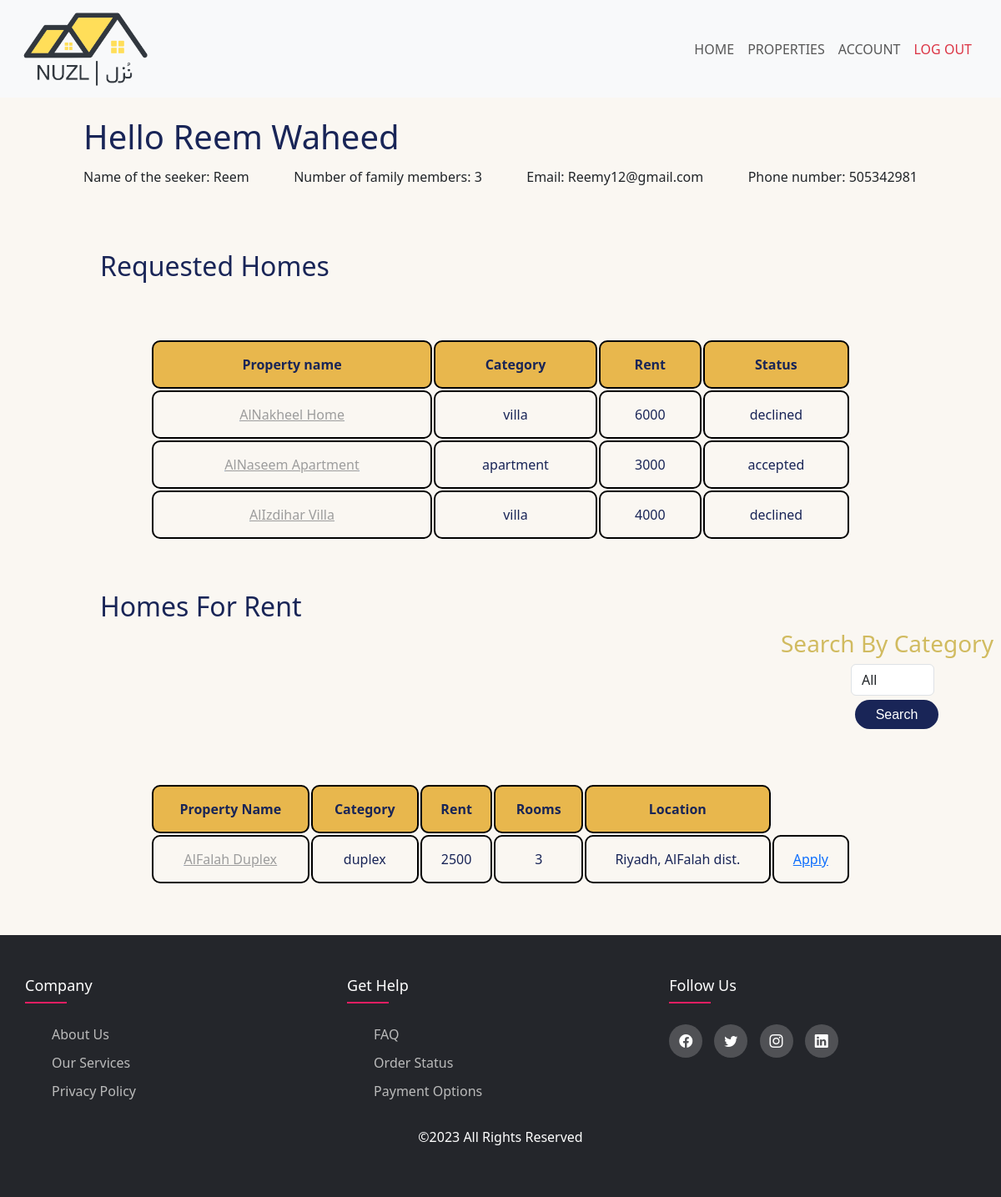
/homeseeker.php (signed in), run on the app's committed database.
### tables this page shows
CREATE TABLE `homeseeker` (
  `id` int(10) UNSIGNED NOT NULL,
  `first_name` varchar(50) NOT NULL,
  `last_name` varchar(50) NOT NULL,
  `age` tinyint(3) NOT NULL,
  `family_members` tinyint(3) NOT NULL,
  `income` decimal(10,0) NOT NULL,
  `job` varchar(100) NOT NULL,
  `phone_number` int(20) NOT NULL,
  `email_address` varchar(100) NOT NULL,
  `password` varchar(255) NOT NULL
);

CREATE TABLE `property` (
  `id` int(10) UNSIGNED NOT NULL,
  `homeowner_id` int(11) UNSIGNED NOT NULL,
  `property_category_id` int(11) UNSIGNED NOT NULL,
  `name` varchar(50) NOT NULL,
  `rooms` tinyint(2) NOT NULL,
  `rent_cost` decimal(10,0) NOT NULL,
  `location` varchar(150) NOT NULL,
  `max_tanants` tinyint(2) NOT NULL,
  `description` text NOT NULL
);

CREATE TABLE `propertycategory` (
  `id` int(10) UNSIGNED NOT NULL,
  `category` varchar(20) NOT NULL
);

CREATE TABLE `applicationstatus` (
  `id` int(10) UNSIGNED NOT NULL,
  `status` enum('under consideration','declined','accepted') NOT NULL
);

### homeseeker.php (the view, shortened to what this page needs)
<?php
        $con= mysqli_connect('localhost','root','root','nuzl');
?>
<!DOCTYPE html>
<html>
<head>
    <link rel="stylesheet" href="https://cdn.jsdelivr.net/npm/bootstrap-icons@1.10.3/font/bootstrap-icons.css">
    <link rel="stylesheet" href="https://cdn.jsdelivr.net/npm/bootstrap@5.3.0-alpha2/dist/css/bootstrap.min.css">
    <link rel="stylesheet" href="base.css">
    <link rel="stylesheet" href="HS.css">
</head>
<body>
    <nav class="navbar navbar-expand-lg bg-body-tertiary fixed-top">
        <div class="container">
            <a class="navbar-brand" href="#"><img id="logo" src="Images/Nuzl Logo.png" alt="Nuzl logo" width="150"
                    height="90" class="d-inline-block align-text-top"></a>
            <div class="collapse navbar-collapse" id="navbarSupportedContent">
                <ul class="navbar-nav ms-auto mb-2 mb-lg-0">
                    <li class="nav-item">
                        <a class="nav-link" href="#">Home</a>
                    </li>
                    <li class="nav-item">
                        <a class="nav-link" href="#">Properties</a>
                    </li>
                    <li class="nav-item">
                        <a class="nav-link" href="#">Account</a>
                    </li>
                    <li class="nav-item ">
                        <a class="nav-link link-danger" href="logout.php">Log Out</a>
                    </li>
                </ul>
            </div>
        </div>
    </nav>
        <?php
        $ID_HS=$_SESSION['userID'];
        $q="select * from homeseeker where id='$ID_HS' " ;
        $result= mysqli_query($con, $q);
         $row1= mysqli_fetch_assoc($result);
        if ($row1!=null ) {
           ?>
                <div id="head">
                    <h1 id="h1_ho"> Hello  <?php echo $row1['first_name'] ." " . $row1['last_name'] ; ?></h1></div>
    <div id="info">
        <p id="p1"> Name of the seeker: <?php echo $row1 ['first_name']; ?> </p>
        <p id="p4"> Number of family members:  <?php echo $row1 ['family_members']; ?> </p>
        <p id="p2"> Email:  <?php  echo $row1 ['email_address']; ?> </p>
        <p id="p3"> Phone number:  <?php echo $row1 ['phone_number']; ?> </p>
    </div>
          <?php
        }
      else{
           echo "you are not availbile to be a home seeker !";
      }
        ?>
  <main>
        <h2> Requested Homes</h2>
                        <?php
     $recors ="select p.name,c.category,p.rent_cost,s.status from rentalapplication r, property p ,propertycategory c,applicationstatus s where r.property_id=p.id and r.application_status_id=s.id and  p.property_category_id=c.id and r.home_seeker_id= '$ID_HS' ";
      $result2= mysqli_query($con, $recors);
                ?>
        <table id="RH">
            <thead>
                <tr>
                    <th> Property name </th>
                    <th> Category </th>
                    <th> Rent </th>
                    <th> Status </th>
                </tr>
            </thead>
            <tbody>
                       <?php
                $property = array();
           while (  $row2 =  mysqli_fetch_assoc($result2)  )
            {
            $property[] = $row2;
            }
            if (!empty($property)){
                foreach ($property as $pro){
                    $name_pro=$pro['name'];
                    $id_pro="select * from property where name= '$name_pro' ";
                    $re= mysqli_query($con, $id_pro);
                    $r =  mysqli_fetch_assoc($re);
      ?>
                <tr>
                    <td class="p"> <a href="propertyDetails.php?property_id=<?php echo $r['id']?>" > <p class="property">  <?php  echo $name_pro; ?> </p> </a> </td>
                        <td>
                            <?php echo $pro['category']; ?>
                        </td>
                    <td class="r"> <?php echo $pro['rent_cost']; ?> </td>
                    <td> <?php echo $pro['status']; ?> </td>
                </tr>
            <?php }}?>
            </tbody>
        </table>
        <br> <br>
        <h2> Homes For Rent </h2>
        <h3>Search By Category</h3>
       <div class="filter">
           <form method='post'>
            <select id="mylist"  name='search' class='form-control' >
                 <option  value="All">All </option>
            </select>
               <button type='submit' style="color: white">Search </button>
           </form>
       </div>
        <table id="myTable">
            <thead>
                <tr>
                    <th> Property Name </th>
                    <th> Category </th>
                    <th> Rent </th>
                    <th> Rooms </th>
                    <th> Location </th>
                </tr>
            </thead>
            <tbody>
     <?php
      if($_SERVER['REQUEST_METHOD'] == "POST") {
                        $category=$_POST['search'];
     if($category!='All' ){
          $qeury="select p.name,c.category ,p.rent_cost,p.rooms,p.location from property p , rentalapplication r , propertycategory c where p.property_category_id=c.id && c.category='$category'&&p.id not in (select r.property_id from rentalapplication r,property p where r.property_id=p.id) group by p.name,c.category ,p.rent_cost,p.rooms,p.location;";
         $f_r= mysqli_query($con, $qeury);
        while( $rrow=  mysqli_fetch_assoc($f_r) ) {
          $property_not_rent[]=$rrow;
        }
         if(!empty($property_not_rent)) {
                foreach ( $property_not_rent as $prop){
                    $name_prop=$prop['name'];
                    $c_prop=$prop['category'];
                    $rent_prop=$prop['rent_cost'];
                    $rooms_prop=$prop['rooms'];
                    $loc_prop=$prop['location'];
                    $ip="select * from property where name= '$name_prop' ";
                    $rer= mysqli_query($con, $ip);
                    $rr = mysqli_fetch_assoc($rer);
                    $id_prop=$rr['id'];
                    $count=1000;
                    $id_rent=$count++;
      ?>
                <tr>
                    <td> <a href="propertyDetails.php?property_id=<?php echo $id_prop ?>"> <p class="property">   <?php echo $name_prop; ?>      </p>     </a></td>
                    <td> <?php echo  $c_prop;?></td>
                    <td> <?php echo  $rent_prop;?> </td>
                    <td> <?php echo $rooms_prop ;?> </td>
                    <td> <?php echo $loc_prop ;?></td>
                   <td>
                      <a href="apply.php?id1=<?php $id_rent; ?>&id2=<?php echo $id_prop?>&id3=<?php echo $ID_HS?>" >Apply</a>
                  </td>
                </tr>
     <?php }} ?>
        </tbody>
        </table>
      <?php }
      else{
       $property_not_rent=array();
          $qeury="select p.name,c.category ,p.rent_cost,p.rooms,p.location from property p , rentalapplication r , propertycategory c where p.property_category_id=c.id and p.id not in (select r.property_id from rentalapplication r,property p where r.property_id=p.id) group by p.name,c.category ,p.rent_cost,p.rooms,p.location;";
         $f_r= mysqli_query($con, $qeury);
        while( $rrow=  mysqli_fetch_assoc($f_r) ) {
          $property_not_rent[]=$rrow;
        }
         if(!empty($property_not_rent)) {
                foreach ( $property_not_rent as $prop){
                    $name_prop=$prop['name'];
                   $c_prop=$prop['category'];
                    $rent_prop=$prop['rent_cost'];
                    $rooms_prop=$prop['rooms'];
                    $loc_prop=$prop['location'];
                    $ip="select * from property where name= '$name_prop' ";
                    $rer= mysqli_query($con, $ip);
                $rr =  mysqli_fetch_assoc($rer);
                    $id_prop=$rr['id'];
                $id_rent=$count++;
      ?>
                <tr>
                    <td> <a href="propertyDetails.php?property_id=<?php echo $id_prop ?>"> <p class="property">   <?php echo $name_prop; ?>      </p>     </a></td>
                            <td> <?php echo  $c_prop;?></td>
                    <td> <?php echo  $rent_prop;?> </td>
                    <td> <?php echo $rooms_prop ;?> </td>
                    <td> <?php echo $loc_prop ;?></td>
                      <td>
                      <a href="apply.php?id1=<?php $id_rent; ?>&id2=<?php echo $id_prop?>&id3=<?php echo $ID_HS?>" >Apply</a>
                  </td>
                </tr>
         <?php }} ?>
        </tbody>
        </table>
         <?php
      }}
     else {
       $property_not_rent=array();
          $qeury="select p.name,c.category ,p.rent_cost,p.rooms,p.location from property p , rentalapplication r , propertycategory c where p.property_category_id=c.id and p.id not in (select r.property_id from rentalapplication r,property p where r.property_id=p.id) group by p.name,c.category ,p.rent_cost,p.rooms,p.location;";
         $f_r= mysqli_query($con, $qeury);
        while( $rrow=  mysqli_fetch_assoc($f_r) ) {
          $property_not_rent[]=$rrow;
        }
         if(!empty($property_not_rent)) {
                foreach ( $property_not_rent as $prop){
                    $name_prop=$prop['name'];
                   $c_prop=$prop['category'];
                    $rent_prop=$prop['rent_cost'];
                    $rooms_prop=$prop['rooms'];
                    $loc_prop=$prop['location'];
                    $ip="select * from property where name= '$name_prop' ";
                    $rer= mysqli_query($con, $ip);
                $rr =  mysqli_fetch_assoc($rer);
                $id_prop=$rr['id'];
      ?>
                <tr>
                    <td> <a href="propertyDetails.php?property_id=<?php echo $id_prop ?>" > <p class="property">   <?php echo $name_prop; ?>      </p>     </a></td>
                    <td> <?php echo  $c_prop;?></td>
                    <td> <?php echo  $rent_prop;?> </td>
                    <td> <?php echo $rooms_prop ;?> </td>
                    <td> <?php echo $loc_prop ;?></td>
                  <td>
                      <a href="apply.php?id1=<?php $id_rent; ?>&id2=<?php echo $id_prop?>&id3=<?php echo $ID_HS?>" >Apply</a>
                  </td>
                </tr>
         <?php
         }} ?>
        </tbody>
        </table>
      <?php }
      ?>
    </main>
    <footer class="footer">
        <div class="container">
            <div class="row">
                <div class="footer-col">
                    <h4>company</h4>
                    <ul>
                        <li><a href="#">about us</a></li>
                        <li><a href="#">our services</a></li>
                        <li><a href="#">privacy policy</a></li>
                    </ul>
                </div>
                <div class="footer-col">
                    <h4>get help</h4>
                    <ul>
                        <li><a href="#">FAQ</a></li>
                        <li><a href="#">order status</a></li>
                        <li><a href="#">payment options</a></li>
                    </ul>
                </div>
                <div class="footer-col">
                    <h4>follow us</h4>
                    <div class="social-links">
                        <a href="#"><i class="bi bi-facebook"></i></a>
                        <a href="#"><i class="bi bi-twitter"></i></a>
                        <a href="#"><i class="bi bi-instagram"></i></a>
                        <a href="#"><i class="bi bi-linkedin"></i></a>
                    </div>
                </div>
                <p>&copy;2023 All Rights Reserved</p>
            </div>
        </div>
    </footer>
 </body>
</html>

### base.css (style rules this page uses)
* { margin: 0; padding: 0; box-sizing: border-box; }
body { background-color: #FAF7F2; }
.navbar-nav a { font-size: 16px; text-transform: uppercase; font-weight: 500; }
.nav-item { border-radius: 10px; }
.container { max-width: 1170px; margin: auto; }
.row { display: flex; flex-wrap: wrap; }
.footer ul { list-style: none; }
.footer { background-color: #24262b; padding: 50px 0; line-height: 1.5; }
.footer-col { width: 33%; padding: 0 15px; }
.footer-col h4 { font-size: 18px; color: #ffffff; text-transform: capitalize; margin-bottom: 35px; font-weight: 500; position: relative; }
.footer-col h4::before { content: ''; position: absolute; left: 0; bottom: -10px; background-color: #e91e63; height: 2px; box-sizing: border-box; width: 50px; }
.footer-col ul li:not(:last-child) { margin-bottom: 10px; }
.footer-col ul li a { font-size: 16px; text-transform: capitalize; color: #ffffff; text-decoration: none; font-weight: 300; color: #bbbbbb; display: block; transition: all 0.3s ease; }
.footer-col .social-links a { display: inline-block; height: 40px; width: 40px; background-color: rgba(255, 255, 255, 0.2); margin: 0 10px 10px 0; text-align: center; line-height: 40px; border-radius: 50%; color: #ffffff; transition: all 0.5s ease; }
.footer p { color: #fff; margin: 15px 0 10px 0; font-size: 1rem; font-weight: 300; text-align: center; }

### HS.css (style rules this page uses)
main, header { display: flex; align-items: center; flex-wrap: wrap; margin-top: 25%; }
body { justify-content: center; background-color: #FAF7F2; }
h1, h2 { color: #192557 }
h2 { padding: 0% 10%; text-align: center; }
th, tr, td { border: 2px solid; border-color: black; text-align: center; margin: auto; padding: 15px; justify-content: center; color: #192557; border-radius: 10px; }
table { border-collapse: initial; width: 80%; padding: 5%; margin-left: auto; margin-right: auto; }
.a, .d, .property, .Rent, .Apl { display: inline; cursor: pointer; text-decoration: underline; color: #9D9D9D; }
.filter { padding-left: 85%; }
#info { display: inline; text-align: center; }
th { background-color: #E8B74D; }
header, #info, #head { position: absolute; top: 0; left: 0; width: 100%; padding: 20px 100px; display: flex; justify-content: space-between; align-items: center; }
#info { margin-top: 15%; }
#head { margin-top: 10%; }
button { cursor: pointer; background-color: #192557; margin: 5%; font: 1em 'Trebuchet MS', sans-serif; border: none; transition: all 0.3s ease-in-out; border-radius: 40px; min-height: 35px; min-width: 100px; }
h3 { padding-left: 78%; color: #d1bb60; }

### data on the page
homeseeker: first_name "Reem", last_name "Waheed", family_members "3", email_address "Reemy12@gmail.com", phone_number "505342981"
property: name "AlNakheel Home", property_category.category "villa", rent_cost "6000", applicationstatus.status "declined"
property: name "AlNaseem Apartment", property_category.category "apartment", rent_cost "3000", applicationstatus.status "accepted"
property: name "AlIzdihar Villa", property_category.category "villa", rent_cost "4000", applicationstatus.status "declined"

### other printed values
$name_prop "AlFalah Duplex"
$c_prop "duplex"
$rent_prop "2500"
$rooms_prop "3"
$loc_prop "Riyadh, AlFalah dist."
